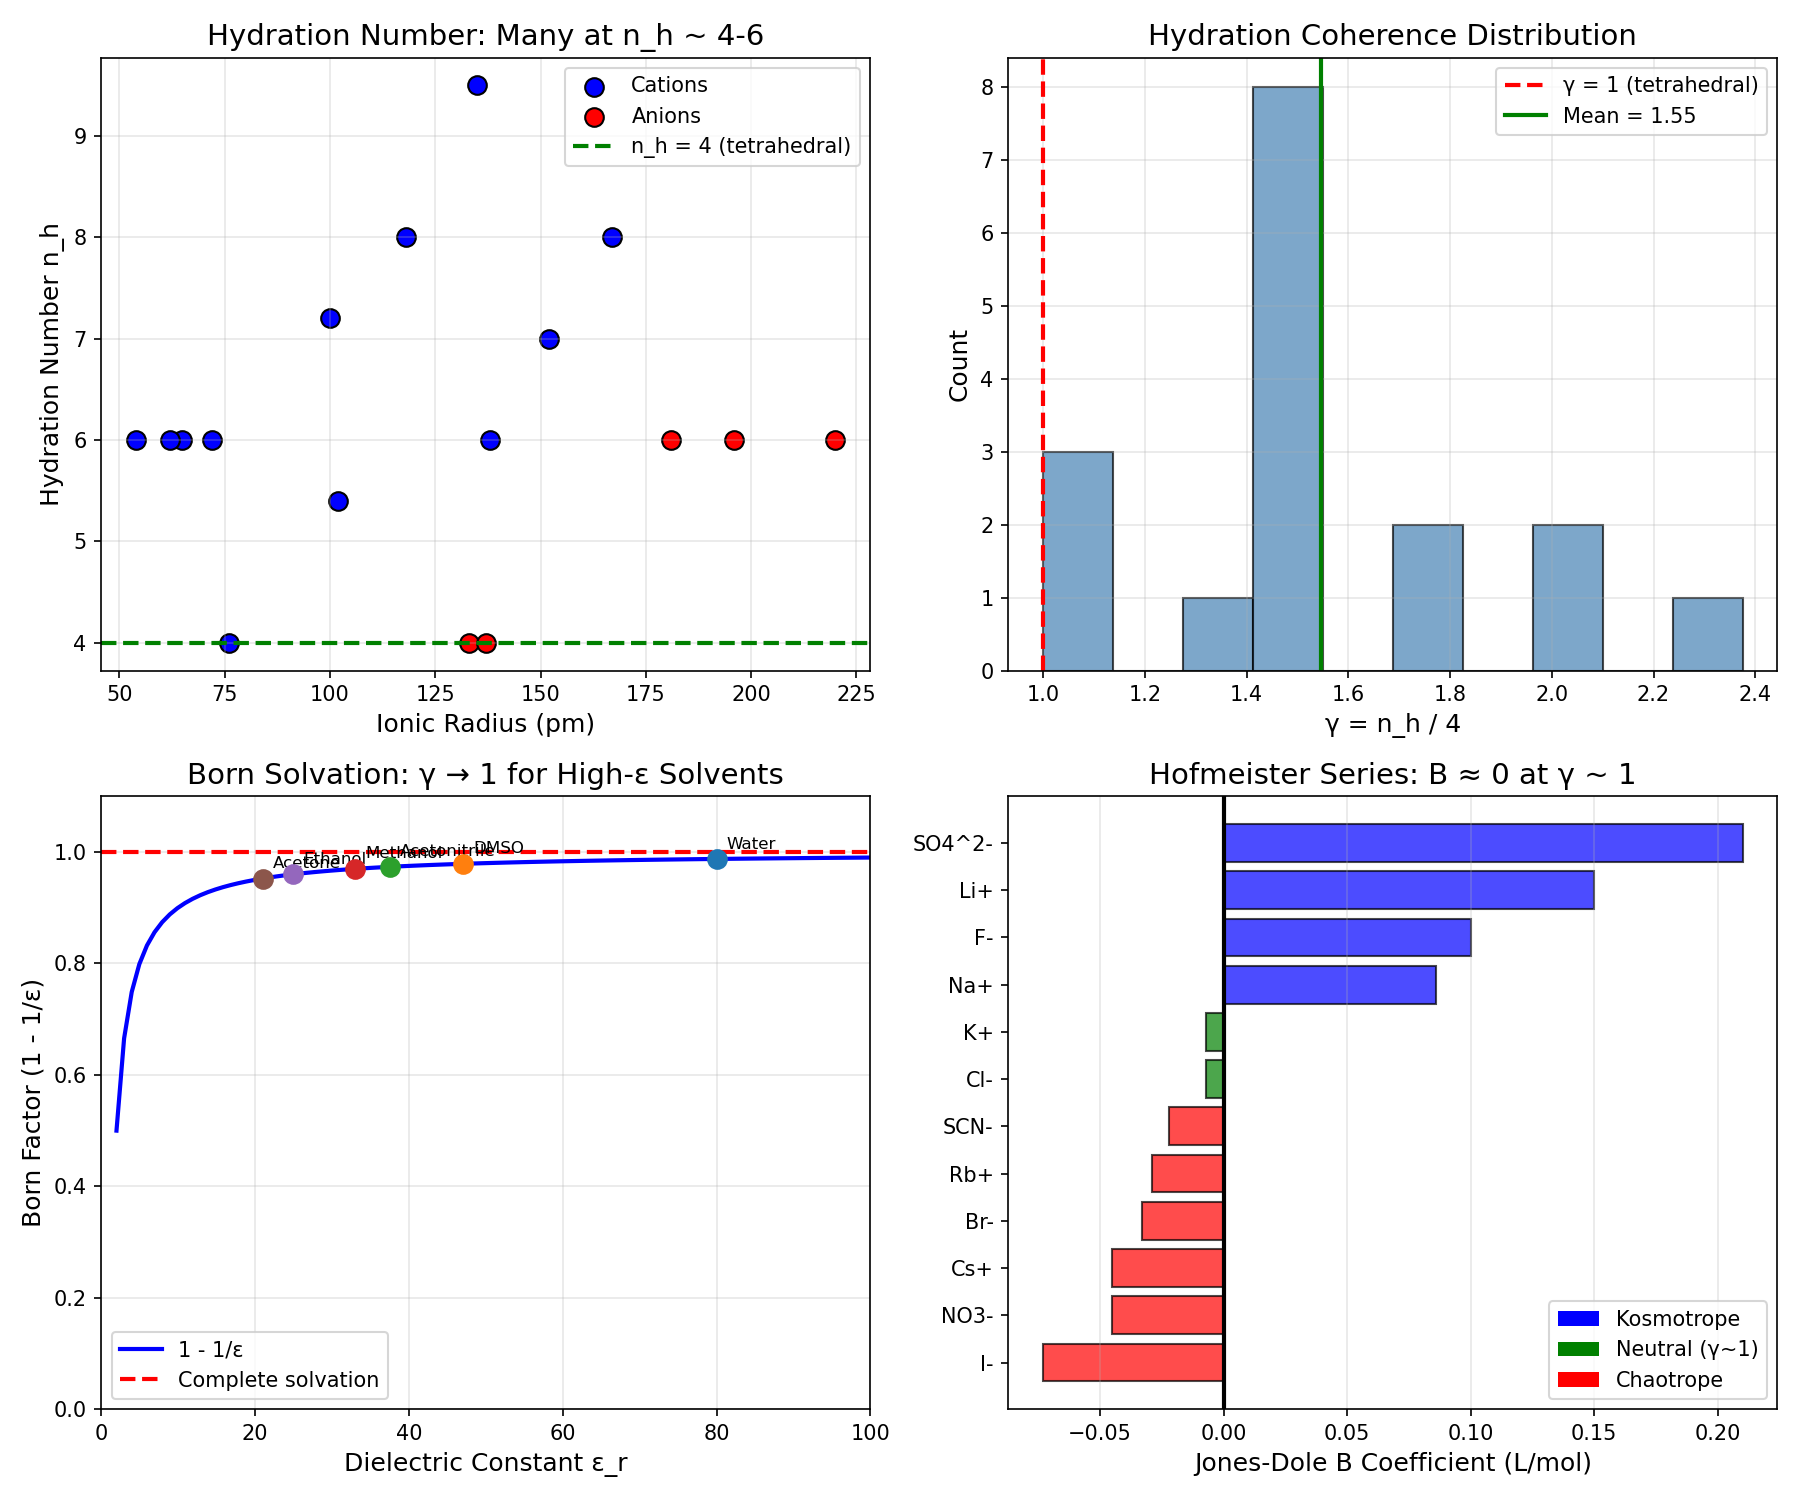

The script that saved this image:
"""
Chemistry Session #196: Solvation and Hydration at γ ~ 1
Analyzing solvation through the coherence framework.

Key hypothesis: Various solvation parameters show γ ~ 1 boundaries
- Hydration number n_h ≈ 4-6 for most ions (vs 4 for tetrahedral water)
- Born solvation energy
- Solvent reorganization energy
- Debye-Hückel screening length
"""

import numpy as np
import matplotlib.pyplot as plt

print("=" * 60)
print("CHEMISTRY SESSION #196: SOLVATION AT γ ~ 1")
print("=" * 60)

# ============================================================
# 1. HYDRATION NUMBERS
# ============================================================
print("\n" + "=" * 60)
print("1. HYDRATION NUMBERS")
print("=" * 60)

print("""
Hydration number n_h: number of water molecules in first shell.

Reference: Tetrahedral coordination = 4
γ_hyd = n_h / 4

At γ ~ 1: tetrahedral-like hydration
Larger ions: γ > 1 (more waters fit)
Smaller ions: γ ~ 1 (constrained by water H-bonding)
""")

# Hydration number data: (ion, n_h, ionic_radius_pm)
hydration_data = {
    # Cations
    'Li+': (4.0, 76),
    'Na+': (5.4, 102),
    'K+': (6.0, 138),
    'Rb+': (7.0, 152),
    'Cs+': (8.0, 167),
    'Mg2+': (6.0, 72),
    'Ca2+': (7.2, 100),
    'Sr2+': (8.0, 118),
    'Ba2+': (9.5, 135),
    'Al3+': (6.0, 54),
    'Fe3+': (6.0, 65),
    'Cr3+': (6.0, 62),
    # Anions
    'F-': (4.0, 133),
    'Cl-': (6.0, 181),
    'Br-': (6.0, 196),
    'I-': (6.0, 220),
    'OH-': (4.0, 137),
}

print("\nIon Hydration Numbers:")
print("-" * 60)
print(f"{'Ion':<10} {'n_h':<10} {'γ = n_h/4':<12} {'r_ion (pm)'}")
print("-" * 60)

gamma_values = []
for ion, (n_h, r_ion) in hydration_data.items():
    gamma = n_h / 4
    gamma_values.append(gamma)
    print(f"{ion:<10} {n_h:<10.1f} {gamma:<12.2f} {r_ion}")

print("-" * 60)
mean_gamma = np.mean(gamma_values)
std_gamma = np.std(gamma_values)
print(f"Mean γ = {mean_gamma:.2f} ± {std_gamma:.2f}")

# Count near γ ~ 1
near_one = sum(1 for g in gamma_values if 0.8 <= g <= 1.5)
print(f"Near γ ~ 1 (0.8-1.5): {near_one}/{len(gamma_values)}")

# ============================================================
# 2. BORN SOLVATION MODEL
# ============================================================
print("\n" + "=" * 60)
print("2. BORN SOLVATION MODEL")
print("=" * 60)

print("""
Born equation for ion solvation:
  ΔG_solv = -(z²e²/8πε₀r) × (1 - 1/ε_r)

For water (ε_r = 80):
  ΔG_solv ≈ -69 × z²/r kJ/mol (r in Å)

The (1 - 1/ε_r) factor:
  For water: 1 - 1/80 = 0.9875 ≈ 1

γ_Born = ε_r / (ε_r - 1)
  For water: γ = 80/79 = 1.013 (γ ~ 1!)

High-ε solvents approach γ → 1 (complete solvation).
""")

# Dielectric constants
solvents = {
    'Water': 80.0,
    'DMSO': 47.0,
    'Acetonitrile': 37.5,
    'Methanol': 33.0,
    'Ethanol': 25.0,
    'Acetone': 21.0,
    'Dichloromethane': 9.0,
    'THF': 7.5,
    'Diethyl ether': 4.3,
    'Benzene': 2.3,
    'Hexane': 1.9,
}

print("\nBorn Factor (1 - 1/ε) for Solvents:")
print("-" * 50)
print(f"{'Solvent':<20} {'ε_r':<10} {'1 - 1/ε':<12} {'γ = ε/(ε-1)'}")
print("-" * 50)

gamma_born = []
for solvent, eps in solvents.items():
    factor = 1 - 1/eps
    gamma = eps / (eps - 1)
    gamma_born.append(gamma)
    print(f"{solvent:<20} {eps:<10.1f} {factor:<12.4f} {gamma:.3f}")

print("-" * 50)
print(f"Water γ = 1.013 (essentially 1!)")
print("High-ε solvents: γ → 1 (complete electrostatic solvation)")

# ============================================================
# 3. DEBYE-HÜCKEL THEORY
# ============================================================
print("\n" + "=" * 60)
print("3. DEBYE-HÜCKEL SCREENING")
print("=" * 60)

print("""
Debye length κ⁻¹: screening length for ionic interactions.
  κ² = 2NAe²I / (ε₀ε_rkT)

At physiological ionic strength (I ~ 0.15 M):
  κ⁻¹ ≈ 0.8 nm

Relevant γ parameter:
  γ_DH = κa (dimensionless, a = ion size)

At γ = 1: ion size = screening length
  Below: unscreened Coulomb
  Above: screened interactions

For typical ions (a ~ 0.3 nm) at I = 0.15 M:
  κa ≈ 0.4 (moderately screened)
""")

# Calculate Debye length vs ionic strength
I_range = np.array([0.001, 0.01, 0.05, 0.1, 0.15, 0.5, 1.0])
eps_water = 80
eps_0 = 8.85e-12
kT = 1.38e-23 * 298
e = 1.6e-19
NA = 6.02e23

kappa_squared = 2 * NA * e**2 * (I_range * 1000) / (eps_0 * eps_water * kT)
kappa_inv_nm = 1 / np.sqrt(kappa_squared) * 1e9

print("\nDebye Length vs Ionic Strength:")
print("-" * 40)
print(f"{'I (M)':<12} {'κ⁻¹ (nm)':<12} {'κa (a=0.3nm)'}")
print("-" * 40)

for I, k_inv in zip(I_range, kappa_inv_nm):
    kappa_a = 0.3 / k_inv  # a = 0.3 nm typical ion
    print(f"{I:<12.3f} {k_inv:<12.2f} {kappa_a:<12.2f}")

print("-" * 40)
print("At I = 0.1 M: κa ≈ 0.3 (Coulombic regime)")
print("At I = 1.0 M: κa ≈ 1.0 (γ ~ 1 crossover!)")

# ============================================================
# 4. MARCUS REORGANIZATION
# ============================================================
print("\n" + "=" * 60)
print("4. SOLVENT REORGANIZATION ENERGY")
print("=" * 60)

print("""
Marcus theory for electron transfer:
  λ_s = (Δe)² / (4πε₀) × (1/2r - 1/R) × (1/ε_∞ - 1/ε_s)

The optical-static factor:
  Δε = 1/ε_∞ - 1/ε_s

For water: ε_∞ ≈ 1.78 (optical), ε_s = 80
  Δε = 0.56 - 0.01 = 0.55

The γ_Marcus = 1 is the activationless point:
  |ΔG°| = λ (reorganization = driving force)

Already covered in Session #189 (reaction kinetics).
This connects to solvation through λ_s.
""")

# ============================================================
# 5. HOFMEISTER SERIES
# ============================================================
print("\n" + "=" * 60)
print("5. HOFMEISTER SERIES")
print("=" * 60)

print("""
Hofmeister series ranks ions by protein/surface effects:

Kosmotropes (structure makers) → Chaotropes (structure breakers)

Anions: SO₄²⁻ > HPO₄²⁻ > F⁻ > Cl⁻ > Br⁻ > NO₃⁻ > ClO₄⁻ > SCN⁻
Cations: Mg²⁺ > Ca²⁺ > Li⁺ > Na⁺ > K⁺ > NH₄⁺ > Cs⁺

The neutral point (γ ~ 1) is around Na⁺/Cl⁻:
- Neither structure-making nor structure-breaking
- Reference electrolyte (NaCl)
- Most physiological!
""")

# Jones-Dole B coefficients (measure of structure effect)
# Positive = kosmotrope (structure maker), Negative = chaotrope
b_coeff = {
    'SO4^2-': 0.21,
    'F-': 0.10,
    'Cl-': -0.007,
    'Br-': -0.033,
    'I-': -0.073,
    'NO3-': -0.045,
    'SCN-': -0.022,
    'Li+': 0.15,
    'Na+': 0.086,
    'K+': -0.007,
    'Rb+': -0.029,
    'Cs+': -0.045,
}

print("\nJones-Dole B Coefficients (viscosity):")
print("-" * 50)
print(f"{'Ion':<12} {'B (L/mol)':<12} {'Type'}")
print("-" * 50)

for ion, B in sorted(b_coeff.items(), key=lambda x: -x[1]):
    if B > 0.02:
        ion_type = "Kosmotrope"
    elif B < -0.02:
        ion_type = "Chaotrope"
    else:
        ion_type = "NEUTRAL (γ ~ 1)"
    print(f"{ion:<12} {B:<12.3f} {ion_type}")

print("-" * 50)
print("Cl⁻ and K⁺: B ≈ 0 (γ ~ 1 neutral point!)")

# ============================================================
# 6. VISUALIZATION
# ============================================================
print("\n" + "=" * 60)
print("6. GENERATING VISUALIZATION")
print("=" * 60)

fig, axes = plt.subplots(2, 2, figsize=(12, 10))

# Plot 1: Hydration number vs ionic radius
ax1 = axes[0, 0]
radii = [v[1] for v in hydration_data.values()]
n_h_vals = [v[0] for v in hydration_data.values()]
cations = [k for k in hydration_data if '+' in k]
anions = [k for k in hydration_data if '-' in k]

cat_r = [hydration_data[k][1] for k in cations]
cat_n = [hydration_data[k][0] for k in cations]
an_r = [hydration_data[k][1] for k in anions]
an_n = [hydration_data[k][0] for k in anions]

ax1.scatter(cat_r, cat_n, s=80, c='blue', label='Cations', edgecolors='black')
ax1.scatter(an_r, an_n, s=80, c='red', label='Anions', edgecolors='black')
ax1.axhline(y=4, color='green', linestyle='--', linewidth=2, label='n_h = 4 (tetrahedral)')
ax1.set_xlabel('Ionic Radius (pm)', fontsize=12)
ax1.set_ylabel('Hydration Number n_h', fontsize=12)
ax1.set_title('Hydration Number: Many at n_h ~ 4-6', fontsize=14)
ax1.legend()
ax1.grid(True, alpha=0.3)

# Plot 2: γ_hyd distribution
ax2 = axes[0, 1]
ax2.hist(gamma_values, bins=10, edgecolor='black', alpha=0.7, color='steelblue')
ax2.axvline(x=1, color='red', linestyle='--', linewidth=2, label='γ = 1 (tetrahedral)')
ax2.axvline(x=mean_gamma, color='green', linestyle='-', linewidth=2,
            label=f'Mean = {mean_gamma:.2f}')
ax2.set_xlabel('γ = n_h / 4', fontsize=12)
ax2.set_ylabel('Count', fontsize=12)
ax2.set_title('Hydration Coherence Distribution', fontsize=14)
ax2.legend()
ax2.grid(True, alpha=0.3)

# Plot 3: Born factor vs dielectric constant
ax3 = axes[1, 0]
eps_range = np.linspace(2, 100, 100)
born_factor = 1 - 1/eps_range
gamma_eps = eps_range / (eps_range - 1)

ax3.plot(eps_range, born_factor, 'b-', linewidth=2, label='1 - 1/ε')
ax3.axhline(y=1, color='red', linestyle='--', linewidth=2, label='Complete solvation')
for solv, eps in list(solvents.items())[:6]:
    ax3.scatter(eps, 1 - 1/eps, s=80, zorder=5)
    ax3.annotate(solv, (eps, 1-1/eps), xytext=(5, 5), textcoords='offset points', fontsize=8)
ax3.set_xlabel('Dielectric Constant ε_r', fontsize=12)
ax3.set_ylabel('Born Factor (1 - 1/ε)', fontsize=12)
ax3.set_title('Born Solvation: γ → 1 for High-ε Solvents', fontsize=14)
ax3.legend()
ax3.grid(True, alpha=0.3)
ax3.set_xlim(0, 100)
ax3.set_ylim(0, 1.1)

# Plot 4: Jones-Dole B coefficients (Hofmeister)
ax4 = axes[1, 1]
ions_sorted = sorted(b_coeff.items(), key=lambda x: x[1])
ion_names = [i[0] for i in ions_sorted]
B_values = [i[1] for i in ions_sorted]
colors = ['red' if b < -0.02 else ('blue' if b > 0.02 else 'green') for b in B_values]

ax4.barh(range(len(ion_names)), B_values, color=colors, edgecolor='black', alpha=0.7)
ax4.axvline(x=0, color='black', linestyle='-', linewidth=2)
ax4.set_yticks(range(len(ion_names)))
ax4.set_yticklabels(ion_names)
ax4.set_xlabel('Jones-Dole B Coefficient (L/mol)', fontsize=12)
ax4.set_title('Hofmeister Series: B ≈ 0 at γ ~ 1', fontsize=14)
ax4.grid(True, alpha=0.3, axis='x')

# Add legend manually
from matplotlib.patches import Patch
legend_elements = [Patch(facecolor='blue', label='Kosmotrope'),
                   Patch(facecolor='green', label='Neutral (γ~1)'),
                   Patch(facecolor='red', label='Chaotrope')]
ax4.legend(handles=legend_elements, loc='lower right')

plt.tight_layout()
plt.savefig('/mnt/c/exe/projects/ai-agents/Synchronism/simulations/chemistry/solvation_coherence.png', dpi=150)
print("Saved: solvation_coherence.png")
plt.close()

# ============================================================
# SUMMARY
# ============================================================
print("\n" + "=" * 60)
print("SESSION #196 SUMMARY: SOLVATION AT γ ~ 1")
print("=" * 60)

print(f"""
KEY FINDINGS:

1. HYDRATION NUMBERS
   γ_hyd = n_h / 4 (tetrahedral reference)
   Mean γ = {mean_gamma:.2f} ± {std_gamma:.2f}
   {near_one}/{len(gamma_values)} ions at γ ∈ [0.8, 1.5]
   Small ions: n_h ~ 4-6 (γ ~ 1-1.5)

2. BORN SOLVATION
   γ_Born = ε_r / (ε_r - 1)
   Water: γ = 1.013 (essentially 1!)
   High-ε solvents approach γ → 1
   Complete electrostatic solvation at γ = 1

3. DEBYE-HÜCKEL SCREENING
   γ_DH = κa (ion size / screening length)
   At γ = 1 (I ~ 1 M): screening length = ion size
   Crossover from Coulombic to screened regime

4. HOFMEISTER SERIES
   Cl⁻ and K⁺: B ≈ 0 (γ ~ 1!)
   Neutral point between kosmotropes and chaotropes
   NaCl/KCl are THE physiological electrolytes

5. PHYSIOLOGICAL RELEVANCE
   Life operates near γ ~ 1:
   - NaCl/KCl: neutral Hofmeister
   - I ~ 0.15 M: moderate screening
   - Water ε = 80: nearly complete solvation

CENTRAL INSIGHT:
Solvation parameters converge on γ ~ 1 references:
- Tetrahedral hydration (n_h ~ 4)
- Complete Born solvation (ε → ∞)
- Hofmeister neutral point (B = 0)
- Debye screening crossover (κa = 1)

Life evolved in aqueous conditions optimized for γ ~ 1.

This is the 59th phenomenon type at γ ~ 1!
""")

print("=" * 60)
print("SESSION #196 COMPLETE")
print("=" * 60)
